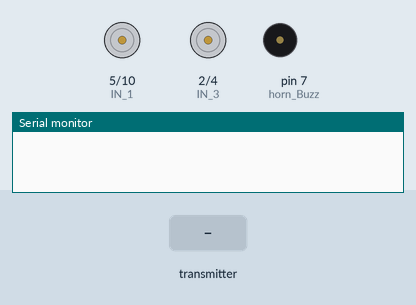
This sketch was run on a simulated Arduino Uno, built with avr-gcc and run on an emulated ATmega328P. Parts: motor-driver pin pairs drawn as motors (green arrow = first pin HIGH = forward, orange = second pin HIGH = backward, longer = more drive, scaled by the enable pin), buzzer (waves = sounding, pin HIGH), the last lines printed to the serial monitor. The test bench sets the inputs (shaded band). No radio packets arrive unless stated.

Above: at 1.2 s.
1.3 s: the transmitter starts sending joystick.0 = 0
At 2.5 s:
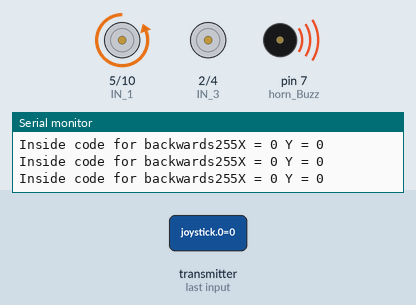
2.8 s: the transmitter starts sending joystick.1 = 1023
At 4.0 s:
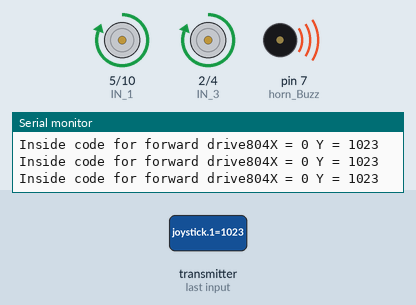
4.3 s: the transmitter starts sending joystick.1 = 512
At 4.9 s:
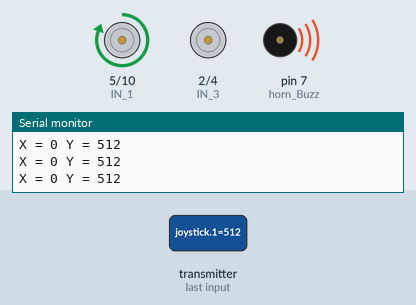
5.8 s: the transmitter starts sending joystick.0 = 256
At 7.0 s:
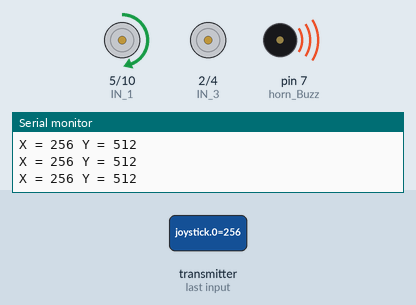
7.3 s: the transmitter starts sending joystick.1 = 0
At 8.4 s:
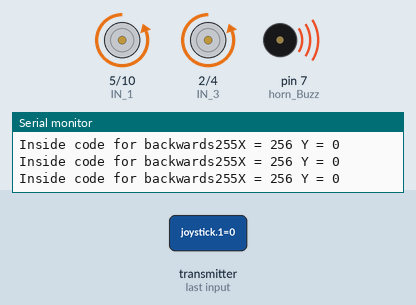
8.8 s: the transmitter starts sending joystick.1 = 256
At 10.1 s:
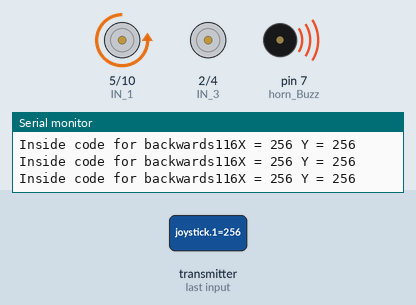
Timing chart, 0 to 11.3 s (numbered marks = the images above; inputs shaded):
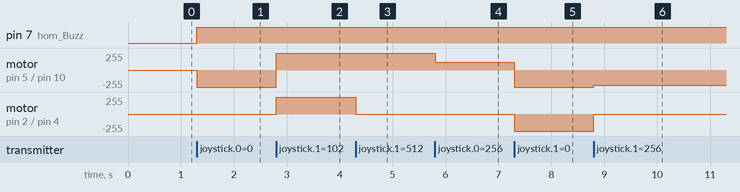

Measured:
- after the input at 1.3 s, pin 7 (horn_Buzz): LOW → HIGH at once; motor on pin 5 (IN_1) / pin 10 (IN_2): stopped → backward 255/255 at once
- after the input at 2.8 s, motor on pin 5 (IN_1) / pin 10 (IN_2): backward 255/255 → forward 255/255 at once; motor on pin 2 (IN_3) / pin 4 (IN_4): stopped → forward 255/255 at once
- after the input at 4.3 s, motor on pin 2 (IN_3) / pin 4 (IN_4): forward 255/255 → stopped at once
- after the input at 5.8 s, motor on pin 5 (IN_1) / pin 10 (IN_2): forward 255/255 → forward 116/255 at once
- after the input at 7.3 s, motor on pin 5 (IN_1) / pin 10 (IN_2): forward 116/255 → backward 255/255 at once; motor on pin 2 (IN_3) / pin 4 (IN_4): stopped → backward 255/255 at once
- after the input at 8.8 s, motor on pin 5 (IN_1) / pin 10 (IN_2): backward 255/255 → backward 232/255 at once; motor on pin 2 (IN_3) / pin 4 (IN_4): backward 255/255 → stopped at once

The sketch:

RF_NRF25_YOUTUBEV2.ino
```cpp
/* JoyStick module receiver code with Arduino Uno
 - CONNECTIONS: nRF24L01 Modules See:
   1 - GND
   2 - VCC 3.3V !!! NOT 5V
   3 - CE to Arduino pin 6
   4 - CSN to Arduino pin 8
   5 - SCK to Arduino pin 13
   6 - MOSI to Arduino pin 11
   7 - MISO to Arduino pin 12
   8 - UNUSED
 */
//-----( Import needed libraries )-----
#include <SPI.h>
#include <nRF24L01.h>
#include <RF24.h>
/*-----( Declare Constants for the NRF )-----*/
#define CE_PIN 6
#define CSN_PIN 8


const uint64_t pipe = 0xE8E8F0F0E1LL; // Define the transmit pipe


#define horn_Buzz    7
/* Make sure this is PWM Pins */
#define ENA 3          // Enable/speed motor Front Right
#define ENB 9          // Enable/speed motor Front Left

/* Do not use PIN 0,1 as they are for RX,TX  */
#define IN_1  5          // L298N #1 in 1 motor Front Right
#define IN_2  10          // L298N #1 in 2 motor Back Right
#define IN_3  2          // L298N #1 in 3 motor Front Left
#define IN_4  4          // L298N #1 in 4 motor Back Left

/*-----( Declare objects )-----*/
RF24 radio(CE_PIN, CSN_PIN); // Create a Radio
/*-----( Declare Variables )-----*/
int joystick[6];  // 6 element array holding Joystick readings
int speedRight = 0;
int speedLeft = 0;
int  xAxis, yAxis;
// the four button variables from joystick
int buttonUp;
int buttonRight;
int buttonDown;
int buttonLeft;

void setup()
{

  pinMode(horn_Buzz, OUTPUT);

  pinMode(ENA, OUTPUT);
  pinMode(ENB, OUTPUT);

  pinMode(IN_1, OUTPUT);
  pinMode(IN_2, OUTPUT);
  pinMode(IN_3, OUTPUT);
  pinMode(IN_4, OUTPUT);

  Serial.begin(9600);
  //Serial.println("Nrf24L01 Receiver Starting");

  radio.begin();
  radio.openReadingPipe(1,pipe);
  radio.startListening();

}

void loop()
{
  if ( radio.available() )
  {
      radio.read( joystick, sizeof(joystick) );
      xAxis = joystick[0];
      yAxis = joystick[1];

      // the four button variables from joystick array
      int buttonUp    = joystick[2];
      int buttonRight = joystick[3];
      int buttonDown  = joystick[4];
      int buttonLeft  = joystick[5];

      Serial.println(); // for debugging
      // Fetch the data payload - Debugging code below

      if (buttonUp == HIGH){digitalWrite(horn_Buzz, LOW);}
        else {digitalWrite(horn_Buzz, HIGH);}
/* Please callibrate the X and Y axis, Your values maynot match with mine. My Joystick pot at rest had values 347,334 */
// Y-axis used for forward and backward control
    if (yAxis < 470) {
    // Set Right Motors backward
    digitalWrite(IN_1, LOW);
    digitalWrite(IN_2, HIGH);
    digitalWrite(IN_3, LOW);
    digitalWrite(IN_4, HIGH);

    // Convert the declining Y-axis readings for going backward from 470 to 0 into 0 to 255 value for the PWM signal for increasing the motor speed
    speedRight  = map(yAxis,470,0, 0, 255);
    speedLeft   = map(yAxis,470,0, 0, 255);
     Serial.print("Inside code for backwards");
     Serial.print(speedRight);
  }

else if (yAxis > 550) {
    // Set Right Motors forward
    digitalWrite(IN_1, HIGH);
    digitalWrite(IN_2, LOW);
    digitalWrite(IN_3, HIGH);
    digitalWrite(IN_4, LOW);

     // Convert the increasing Y-axis readings for going forward from 550 to 1023 into 0 to 255 value for the PWM signal for increasing the motor speed
    speedRight  = map(yAxis, 550, 700, 0, 255);
    speedLeft   = map(yAxis, 550, 700, 0, 255);
    Serial.print("Inside code for forward drive");
    Serial.print(speedRight);
  }
  // If joystick stays in middle the motors are not moving
  else {
    speedRight  = 0;
    speedLeft   = 0;

  }

// X-axis used for left and right control
  if (xAxis < 470) {
    // Convert the declining X-axis readings from 470 to 0 into increasing 0 to 255 value
    int xMapped = map(xAxis, 470, 0, 0, 255);
    // Move to left - decrease left motor speed, increase right motor speed
    speedLeft = speedLeft - xMapped;
    speedRight = speedRight + xMapped;
    // Confine the range from 0 to 255
    if (speedLeft < 0) {
      speedLeft = 0;
    }
    if (speedRight > 255) {
      speedRight = 255;
    }
  }
  if (xAxis > 550) {
    // Convert the increasing X-axis readings from 550 to 1023 into 0 to 255 value
    int xMapped = map(xAxis, 550, 700, 0, 255);
    // Move right - decrease right motor speed, increase left motor speed
    speedLeft = speedLeft + xMapped;
    speedRight = speedRight - xMapped;
    // Confine the range from 0 to 255
    if (speedLeft > 255) {
      speedLeft = 255;
    }
    if (speedRight < 0) {
      speedRight = 0;
    }
  }


  // Prevent buzzing at low speeds
  if (speedLeft < 50) {
    speedLeft = 0;
  }
  if (speedRight < 50) {
    speedRight = 0;
  }

  analogWrite(ENA, speedRight); // Send PWM signal to motor A
  analogWrite(ENB, speedLeft); // Send PWM signal to motor B


      Serial.print("X = ");
      Serial.print(xAxis);
      Serial.print(" Y = ");
      Serial.print(yAxis);
      /*Serial.print(" Up = ");
      Serial.print(joystick[2]);
      Serial.print(" Right = ");
      Serial.print(joystick[3]);
      Serial.print(" Down = ");
      Serial.print(joystick[4]);
      Serial.print(" Left = ");
      Serial.println(joystick[5]); */


      }


  }
```
